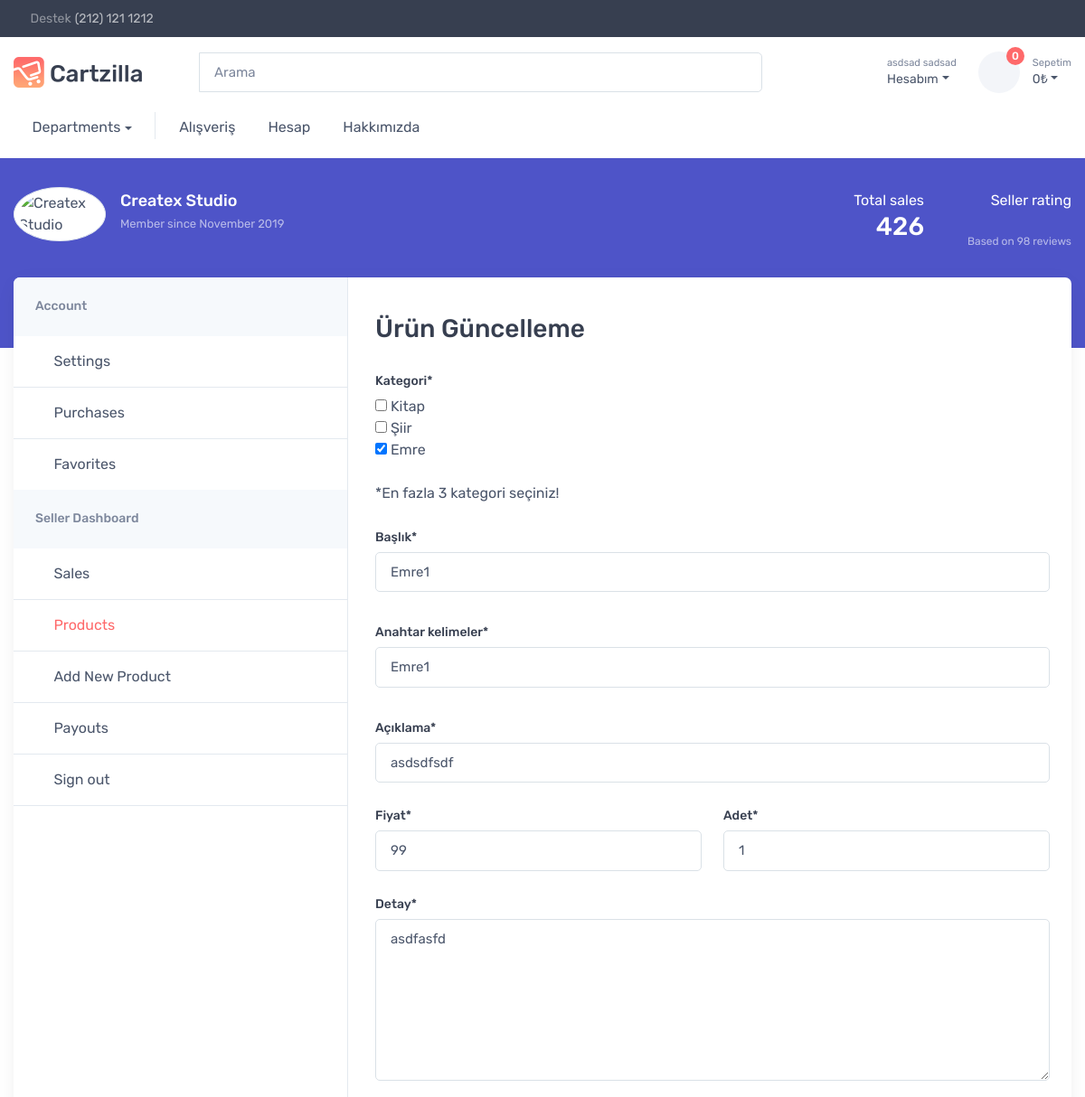
/edit_product/5/ (signed in, upper part), run on an earlier commit of the app's database.
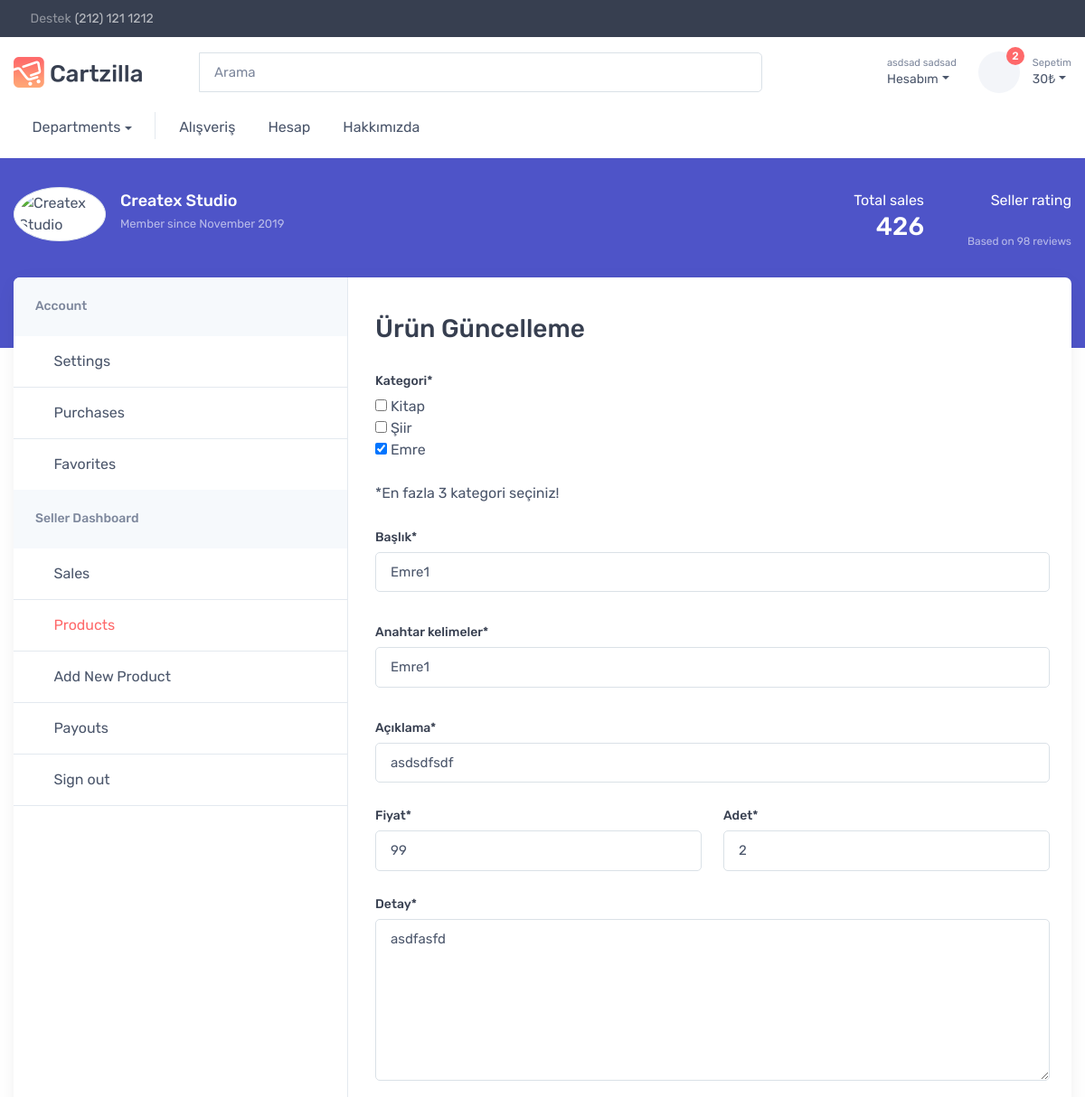
And on a later commit of the database.
### products/models.py (models this page shows, shortened)
class Product(models.Model):
    user = models.ForeignKey(settings.AUTH_USER_MODEL,on_delete=models.CASCADE)
    categories = models.ManyToManyField(Category)
    product_name = models.CharField(max_length=100,validators=[product_name_validator])
    keywords = models.CharField(max_length=100,validators=[keywords_validator])
    description = models.CharField(max_length=100,validators=[description_validator])
    detail = models.TextField()
    slug = models.CharField(max_length=150,editable=False)
    created_time = models.DateTimeField(auto_now_add=True)
    updated_time = models.DateTimeField(auto_now=True)
    price = models.IntegerField(validators=[integer_validator])
    amount = models.IntegerField(validators=[integer_validator])
    author = models.CharField(max_length=100,default="ali",validators=[product_name_validator])
    def first_image(self):
        images = ProductImages.objects.filter(product_id = self.id)
        return images[0].image.url
    class Meta:
        ordering = ["-updated_time"]

### products/views.py (the view, shortened to what this page needs)
# urls.py: path('edit_product/<str:id>/',views.edit_product,name='edit_product'),
@login_required(login_url='home')
def edit_product(request,id):
    products_in_basket,products_count,total_price = basket_product_list(request)
    product = Product.objects.get(id=id)
    form = addProductForm(instance=product)
    if request.user == product.user:
        context = {
            'total_price' : total_price,
            'products_in_basket' : products_in_basket,
            'products_count' : products_count,
            'form' : form,
        }
        return render(request, 'products/edit_product.html',context)
    else:
        messages.success(request,"Bu sayfaya erişim izniniz bulunmamaktadır!",extra_tags="danger")
        return redirect('home')

### products/forms.py
class addProductForm(forms.ModelForm):
    categories = forms.ModelMultipleChoiceField(queryset=Category.objects.all(),widget=forms.CheckboxSelectMultiple,required=True,label="Kategori")
    product_name = forms.CharField(max_length=100,label="Başlık")
    keywords = forms.CharField(max_length=100,label="Anahtar kelimeler")
    description = forms.CharField(max_length=100,label="Açıklama")
    price = forms.FloatField(label="Fiyat")
    amount = forms.IntegerField(label="Adet")
    detail = forms.CharField(widget=forms.Textarea(),label="Detay")
    class Meta:
        model = Product
        fields = ['categories','product_name','keywords','description','price','amount','detail']
    def __init__(self,*args,**kwargs):
        super(addProductForm, self).__init__(*args,**kwargs)
        for field in self.fields:
            self.fields[field].widget.attrs = {'class':'form-control'}
            self.fields[field].required = True
        self.fields['detail'].widget.attrs['rows'] = 7
        self.fields['categories'].widget.attrs['class'] = ""

### products/models.py (called while the page is built)
    def __str__(self):
        return self.category_name

### templates/products/edit_product.html (shortened to what this page needs)
{% extends 'base/base.html' %}
{% load static %}
{% block body %}
  <body class="handheld-toolbar-enabled">
    <div class="page-title-overlap bg-accent pt-4">
      <div class="container d-flex flex-wrap flex-sm-nowrap justify-content-center justify-content-sm-between align-items-center pt-2">
        <div class="d-flex align-items-center pb-3">
          <div class="img-thumbnail rounded-circle position-relative flex-shrink-0" style="width: 6.375rem;"><img class="rounded-circle" src="{% static 'img/marketplace/account/avatar.png' %}" alt="Createx Studio"></div>
          <div class="ps-3">
            <h3 class="text-light fs-lg mb-0">Createx Studio</h3><span class="d-block text-light fs-ms opacity-60 py-1">Member since November 2019</span>
          </div>
        </div>
        <div class="d-flex">
          <div class="text-sm-end me-5">
            <div class="text-light fs-base">Total sales</div>
            <h3 class="text-light">426</h3>
          </div>
          <div class="text-sm-end">
            <div class="text-light fs-base">Seller rating</div>
            <div class="star-rating"><i class="star-rating-icon ci-star-filled active"></i><i class="star-rating-icon ci-star-filled active"></i><i class="star-rating-icon ci-star-filled active"></i><i class="star-rating-icon ci-star-filled active"></i><i class="star-rating-icon ci-star"></i>
            </div>
            <div class="text-light opacity-60 fs-xs">Based on 98 reviews</div>
          </div>
        </div>
      </div>
    </div>
    <div class="container mb-5 pb-3">
      <div class="bg-light shadow-lg rounded-3 overflow-hidden">
        <div class="row">
          {% include 'products/side_bar.html' %}
          <section class="col-lg-8 pt-lg-4 pb-4 mb-3">
            <div class="pt-2 px-4 ps-lg-0 pe-xl-5">
              <div class="d-sm-flex flex-wrap justify-content-between align-items-center pb-2">
                <h2 class="h3 py-2 me-2 text-center text-sm-start">Ürün Güncelleme</h2>
                <form action="" method="POST" enctype="multipart/form-data">
                    <div class="row gx-4 gy-3">
                    {% for field in form %}
                        {% if field.name == 'price' or field.name == 'amount'%}
                          <div class="col-sm-6">
                            <label class="form-label" for={{ field.id_for_label }}>{{field.label}}*</label>
                            {{ field }}
                          </div>
                        {% elif field.name == 'categories' %}
                          <div class="py-2">
                            <div class="col-sm-12">
                              <label class="form-label" for={{ field.id_for_label }}>{{field.label}}*</label>
                              {{ field }}
                            </div>
                          </div>
                          <label>*En fazla 3 kategori seçiniz!</label>
                         {% else %}
                          <div class="py-2">
                            <div class="col-sm-12">
                              <label class="form-label" for={{ field.id_for_label }}>{{field.label}}*</label>
                              {{ field }}
                            </div>
                          </div>
                        {% endif %}
                    {% endfor%}
                  </div>
              </form>
            </div>
          </section>
        </div>
      </div>
    </div>
  </body>
{% endblock %}

What changed in the data, as far as the page shows it:
changed Product "Emre1": amount "1" → "2"
Also different on the page:
{{ products_count }}: "0" → "2"
{{ total_price }}: "0" → "30"
